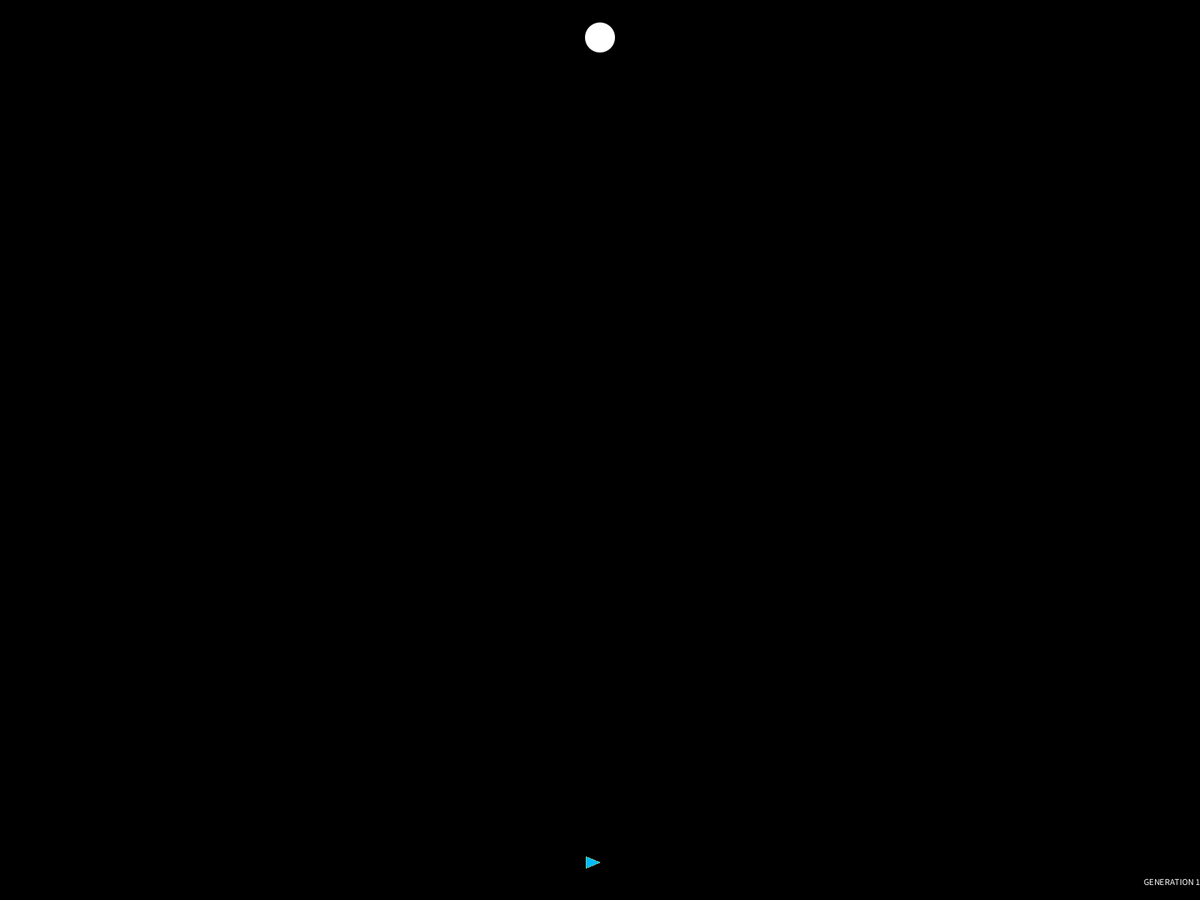
Frame 1 (no input)
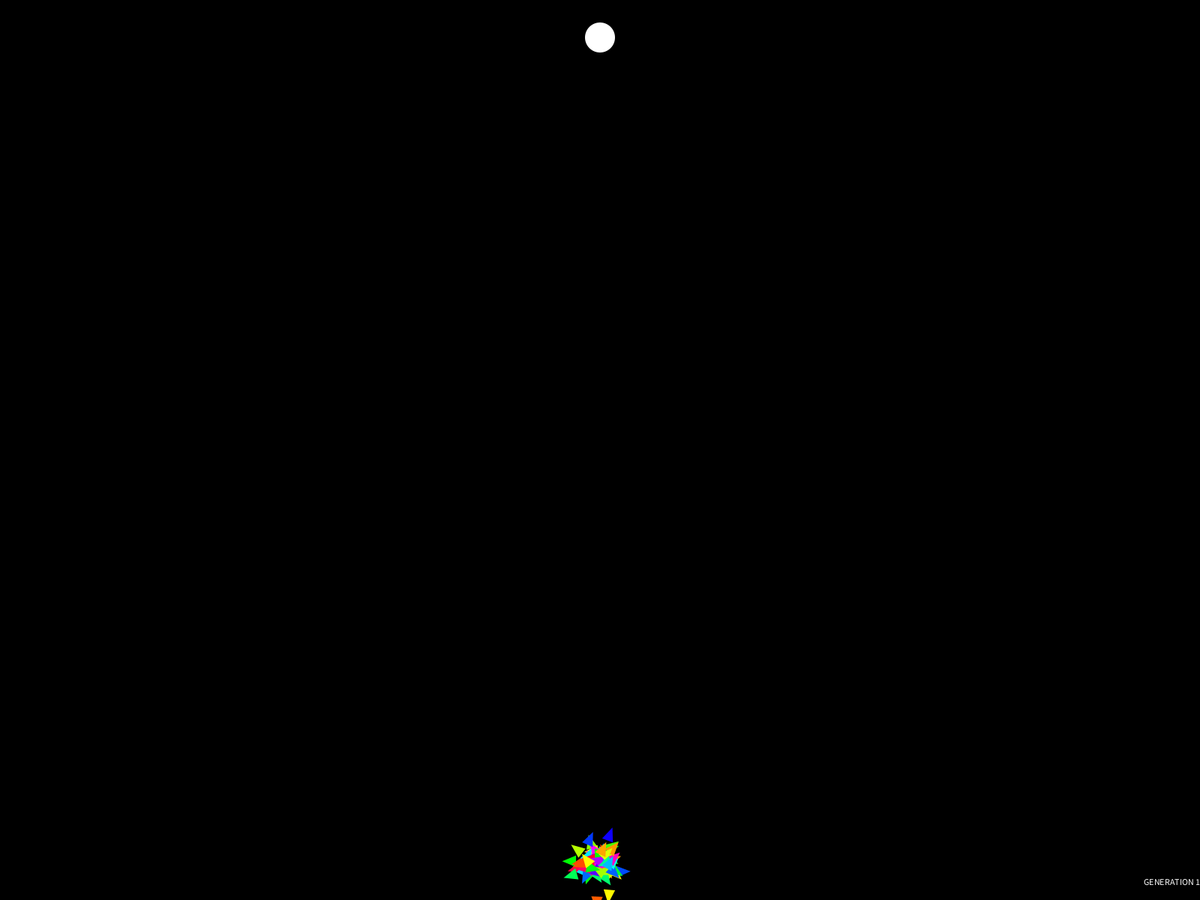
Frame 60 (the mouse pressed at the canvas centre just before this capture)
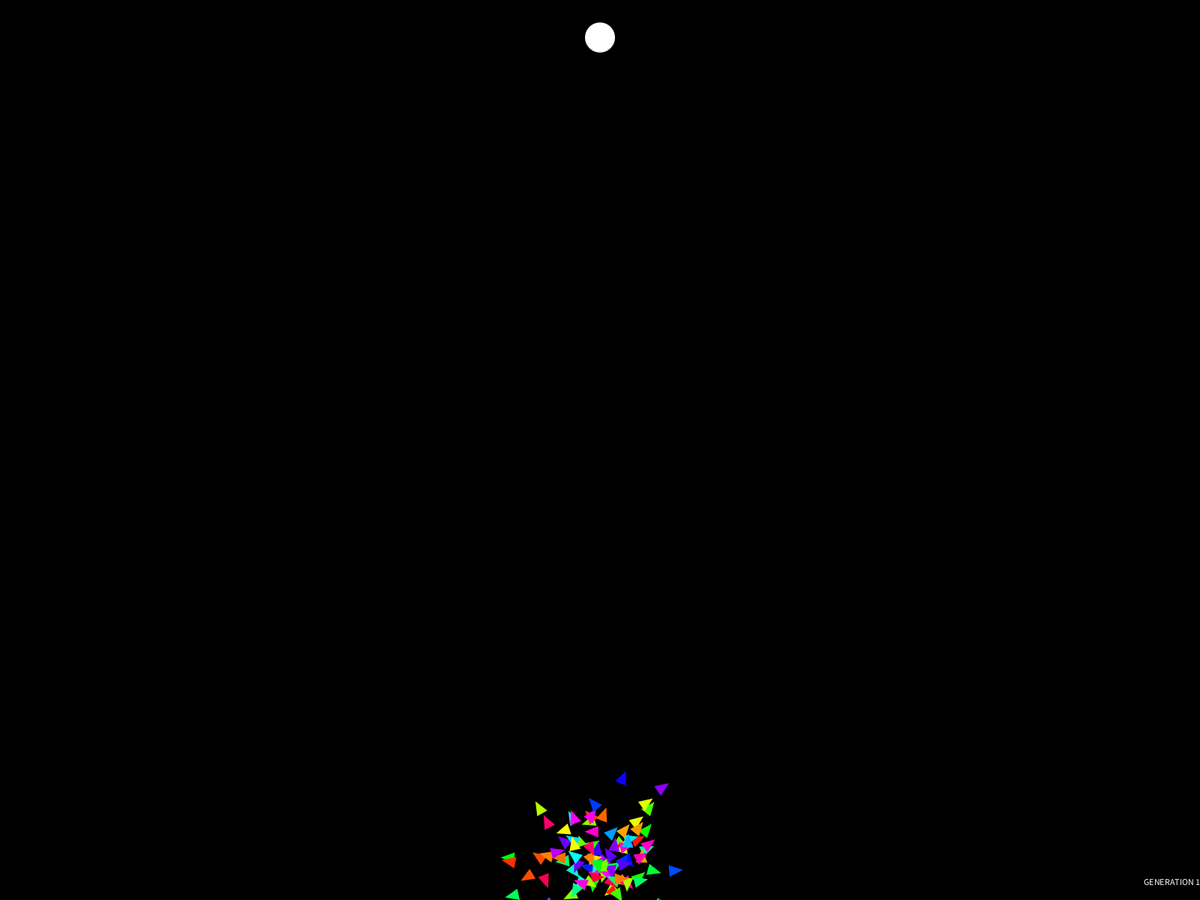
Frame 120 (the mouse held since frame 60 and released just before this capture)

The Processing sketch that drew these frames (run headless with seeded random() and noise(); from frame 60 on, the mouse is pressed at the canvas centre):

// Processing sketch: ML_003_Evolution
// ── ML_003_Evolution.pde
ArrayList<Rocket>rockets = new ArrayList<Rocket>();
int rocketsnum=100;
PVector origin;
PVector centbottom;
PVector centtop;
float target_size=40;
float rocketsize=20;
float rocketangle=PI/8;
color rocketcol;
Target target;
int lifeSpan=400;
int gentime=600;
int timepassed;
Evolution evo;
int gen_done=10;
int gen_passed;
float mutation_rate=0.01;
ArrayList<Bound> boundaries=new ArrayList<Bound>();
void setup()
{
  //size(600, 600);
  fullScreen();
  origin=new PVector(0, 0, 0);
  centbottom=new PVector(0, height/2-50, 0);
  centtop=new PVector(0, -height/2+50, 0);
  Rocket temp;
  for (int i=0; i<rocketsnum; i++)
  {
    temp=new Rocket(centbottom, lifeSpan);
    rockets.add(temp);
  }
  evo=new Evolution();
  rocketcol=color(29, 255, 255);
  target=new Target(centtop);
  timepassed=0;
  gen_passed=0;
  background(0);
}
void draw()
{
  frameRate(1000);
  background(0);
  translate(width/2, height/2);
  textAlign(RIGHT);
  text("GENERATION "+(gen_passed+1), width/2, height/2-20);   
  for (Rocket rocket : rockets)
  {
    rocket.show();
    rocket.update();
    rocket.checkcol();
  }
  target.show();
  timepassed++;
  if (timepassed>gentime)
  {
    evo.cals_fit();
    rockets=evo.evolve();
    timepassed=0;
    gen_passed++;
  }
}

// ── Rocket.pde
class Rocket
{
  PVector[] traits;
  PVector pos;
  PVector vel;
  int time;
  int lifespan;
  float fittness;
  boolean reached=false;
  color col;
  Rocket(PVector pos_, int timespan)
  {
    pos=new PVector();
    vel=new PVector(0, 0, 0);
    time=0;
    lifespan=timespan;
    pos.set(pos_);
    traits =new PVector[timespan];
    for (int i=0; i<timespan; i++)
    {
      traits[i]=PVector.random2D().mult(0.1);
    }
    colorMode(HSB);
    col=color(random(255),255,255);
    colorMode(RGB);
  }
  void show()
  {
    pushMatrix();
    translate(pos.x, pos.y);
    rotate(atan2(vel.y, vel.x));
    noStroke();
    fill(col);
    beginShape();
    vertex(0, 0);
    vertex(-rocketsize*cos(rocketangle), rocketsize*sin(rocketangle));
    vertex(-rocketsize*cos(rocketangle), -rocketsize*sin(rocketangle));
    endShape();
    popMatrix();
  }
  void update()
  {
    if (!reached)
    {
      if (time<lifespan)
      {
        pos.add(vel);
        vel.add(traits[time]);
        time++;
      } else
      {
        pos.add(vel);
      }
    }
  }
  void setfittness()
  {
    fittness=pow(pos.dist(target.pos),-1);
  }
  void checkcol()
  {
    if (give_dist_sq(pos,target.pos)<(target_size*target_size)/4.0)
    {
      reached=true;
    }
  }
}
float give_dist_sq(PVector X,PVector Y)
{
  return (X.x-Y.x)*(X.x-Y.x)+(X.y-Y.y)*(X.y-Y.y);
}

// ── Target.pde
class Target
{
  PVector pos;
  Target(PVector tar_)
  {
    pos=new PVector();
    pos.set(tar_);
  }
  void show()
  {
    noStroke();
    fill(255);
    ellipse(pos.x,pos.y,target_size,target_size);
  }
}

// ── bounds.pde
class Bound//Only rectangular
{
  
}

// ── evolution.pde
class Evolution
{
  float maxfittness;
  void cals_fit()
  {
    maxfittness=0;
    for (Rocket rocket : rockets)
    {
      rocket.setfittness();
      if (maxfittness<rocket.fittness)
      {
        maxfittness=rocket.fittness;
      }
    }
    //for (Rocket rocket : rockets)
    //{
    //  if (rocket.fittness<maxfittness/10)
    //  {
    //    rocket.fittness=maxfittness/10;
    //  }
    //}
  }
  ArrayList<Rocket> evolve()
  {
    Rocket kid=new Rocket(centbottom, lifeSpan);
    ArrayList<Rocket>kids = new ArrayList<Rocket>();
    for (int i=0; i<rockets.size(); i++)
    {
      Rocket dad=givebyfit();
      Rocket mom=givebyfit();
      kid=mate(mom, dad);
      mutate(kid);
      kids.add(kid);
    }
    return kids;
  }
  Rocket givebyfit()
  {
    while (true)
    {
      int x=(int)random(rockets.size());
      while (x==rockets.size())
      {
        x=(int)random(rockets.size());
      }
      float tar=(rockets.get(x)).fittness;
      float got=random(maxfittness);
      if (got<tar)
      {
        return rockets.get(x);
      }
    }
  }
  Rocket mate(Rocket dad, Rocket mom)
  {
    Rocket kid=new Rocket(centbottom, lifeSpan);
    int x=floor(random(lifeSpan));
    while (x==lifeSpan)
    {
      x=floor(random(lifeSpan));
    }
    for (int i=0; i<dad.lifespan; i++)
    {
      if (i<x)
      {
        kid.traits[i]=dad.traits[i];
      } else
      {
        kid.traits[i]=mom.traits[i];
      }
    }
    colorMode(HSB);
    kid.col=color((hue(mom.col)+hue(dad.col))/2.0, 255, 255);
    colorMode(RGB);
    return kid;
  }
  void mutate(Rocket rocket)
  {
    if (random(1)<mutation_rate)
    {
      int x, y;
      x=floor(random(rocket.lifespan));
      y=floor(random(rocket.lifespan));
      while (x==rocket.lifespan || y==rocket.lifespan || x==y|| max(x, y)-min(x, y)>10)
      {
        x=floor(random(rocket.lifespan));
        y=floor(random(rocket.lifespan));
      }
      for (int i=min(x, y); i<max(x, y); i++)
      {
        rocket.traits[i]=PVector.random2D().mult(0.1);
      }
    }
  }
}
